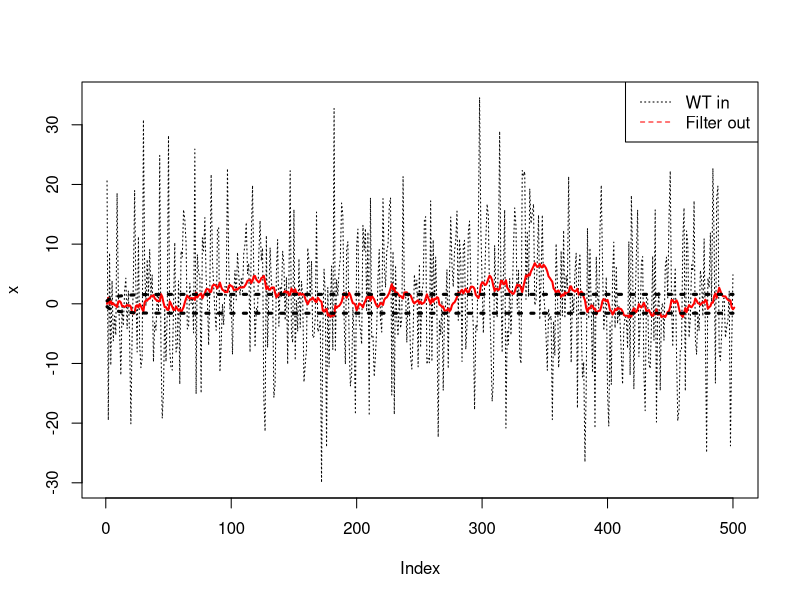

The R script that drew this image:
## ---- chunk 1

tau = 0.2
Phi_0=1
t=0
h = 0.01 ##INtegration TimeStep
sig=sqrt(Phi_0/h) ##scaled Sigma for PseudoRandom White nOise
tLim = 4.999 ##Total Simulation Time
x = vector()
y = vector()
y[1] = 0.0
sigP= vector()
sigM= vector()

i=1
while (t < tLim)
{
  x[i]=rnorm(1,mean=0,sd=sig)
  yd=(x[i]-y[i])/tau
  
  y[i+1] = y[i] + h*yd
  t=t+h ##Increment Time
  ##Doing it 2ce as we are integrating using 2nd Order Runge-Kutta
  yd=(x[i]-y[i+1])/tau
  y[i+1]=(y[i]+y[i+1])/2.0+0.5*h*yd
  sigP[i] = sqrt( Phi_0*(1-exp(-2.0*t/tau) ) / (2*tau) )
  sigM[i] = -sigP[i]
  i=i+1 ##Increment Discrete time Sample index
}

plot(x,type='l',col="black",lty=3) ##Pseudo White Noise Input
lines(y,type='l',col="red",lw=2)
lines(sigP,type='l',lty=3,lw=3)
lines(sigM,type='l',lty=3,lw=3)
legend("topright",lty=c(3,2),col=c("black","red"),legend=c("WT in","Filter out"))
